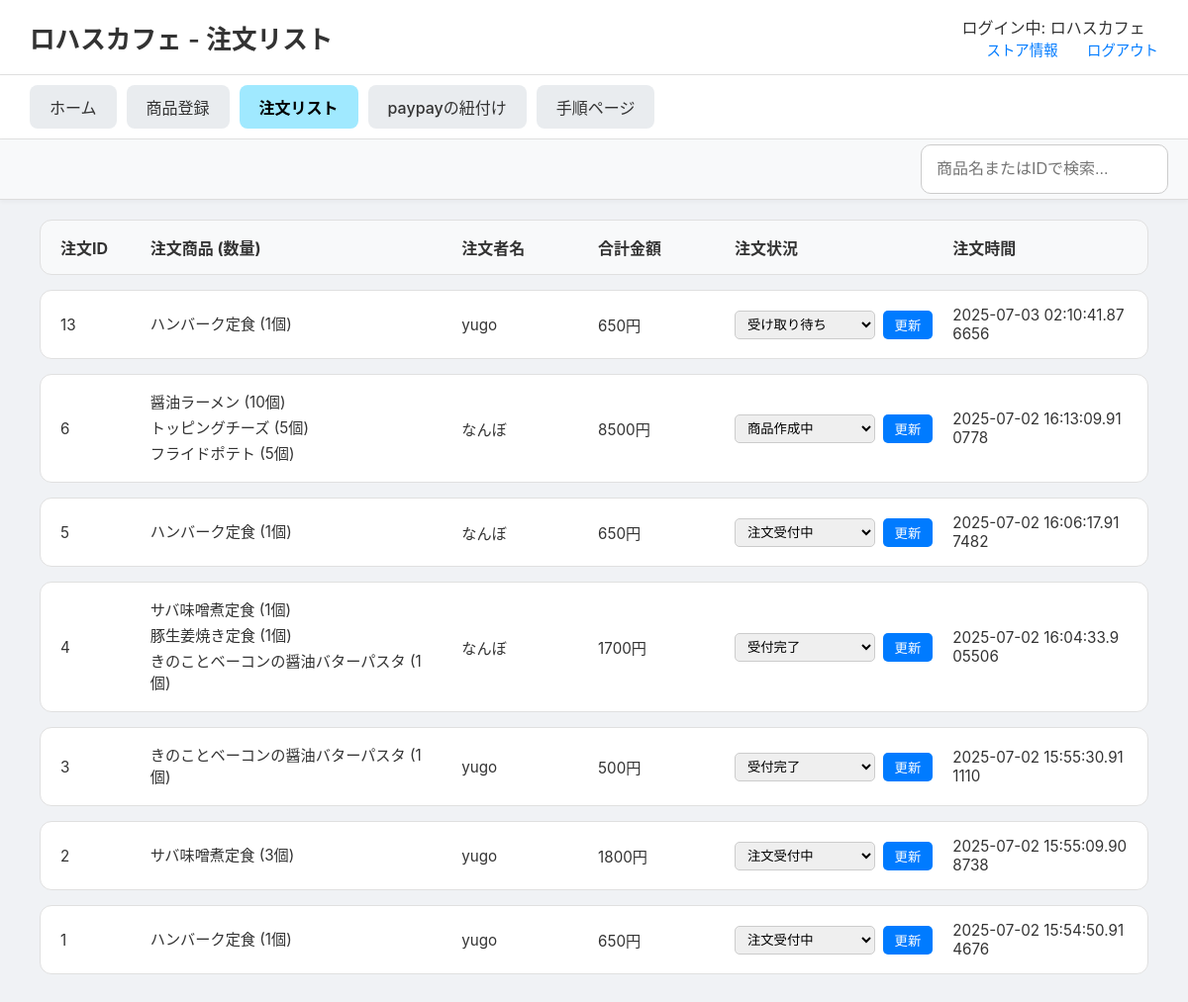
The app's page /stores/order-list (signed in), older data.
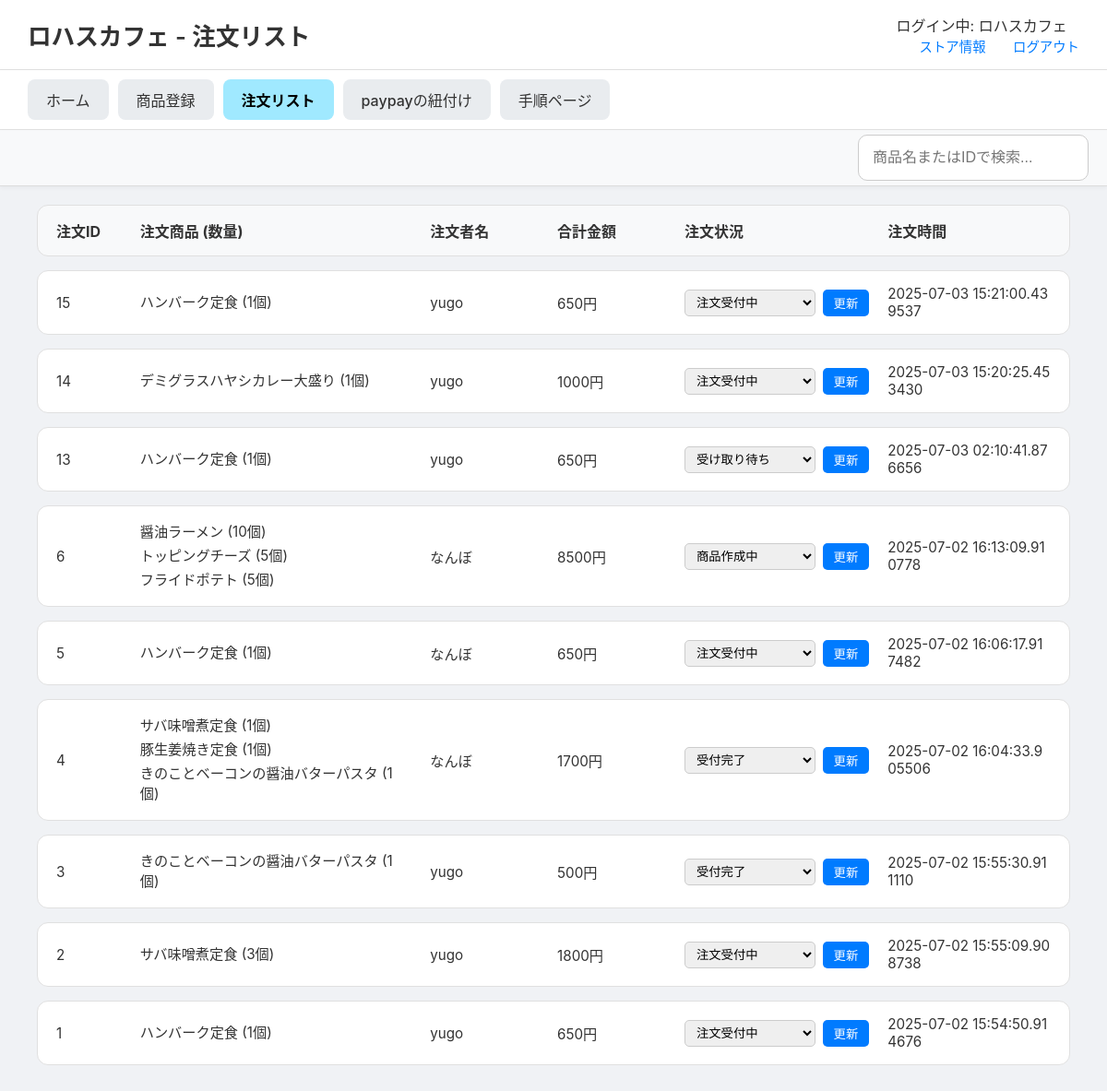
The same page, newer data.
### tables this page shows
CREATE TABLE order_items (
    order_item_id INTEGER PRIMARY KEY AUTOINCREMENT,
    order_id INTEGER NOT NULL,
    menu_id INTEGER NOT NULL,
    quantity INTEGER NOT NULL DEFAULT 1,
    price_at_order INTEGER NOT NULL, 
    FOREIGN KEY (order_id) REFERENCES orders(order_id),
    FOREIGN KEY (menu_id) REFERENCES menus(menu_id)
);

CREATE TABLE menus (
    menu_id INTEGER PRIMARY KEY AUTOINCREMENT,
    store_id INTEGER, -- NOT NULL制約を削除し、NULLを許容
    menu_name TEXT NOT NULL,
    category TEXT NOT NULL,
    price INTEGER NOT NULL,
    soldout INTEGER NOT NULL DEFAULT 0,
    FOREIGN KEY (store_id) REFERENCES store(store_id)
);

CREATE TABLE users_table (
    id INTEGER PRIMARY KEY AUTOINCREMENT,
    u_name TEXT NOT NULL,
    email TEXT UNIQUE NOT NULL,
    password_hash TEXT NOT NULL,
    created_at TIMESTAMP DEFAULT CURRENT_TIMESTAMP
);

CREATE TABLE orders (
    order_id INTEGER PRIMARY KEY AUTOINCREMENT,
    user_id INTEGER NOT NULL,
    store_id INTEGER NOT NULL,
    status TEXT DEFAULT '注文受付中' CHECK (
        status IN (
            '注文受付中', '受付完了', '商品作成中', '作成直前', '受け取り待ち', 'completed', 'canceled'
        )
    ),
    datetime DATETIME NOT NULL,
    payment_method TEXT CHECK (payment_method IN ('PayPay')),
    total_amount INTEGER NOT NULL,
    FOREIGN KEY (user_id) REFERENCES users(user_id),
    FOREIGN KEY (store_id) REFERENCES store(store_id)
);

### routes/stores_detail/stores_detail.py (the view)
@stores_detail_bp.route('/order-list')
def order_list():
    store_id = session.get('store_id')
    store_name = session.get('store_name', 'ゲスト')
    conn = get_db_connection()
    query = """
        SELECT
            o.order_id, o.datetime, o.total_amount, o.status,
            u.u_name, m.menu_name, oi.quantity, oi.price_at_order
        FROM orders AS o
        JOIN order_items AS oi ON o.order_id = oi.order_id
        JOIN menus AS m ON oi.menu_id = m.menu_id
        JOIN users_table AS u ON o.user_id = u.id
        WHERE o.store_id = ?
        ORDER BY o.datetime DESC;
    """
    orders_raw = conn.execute(query, (store_id,)).fetchall()
    conn.close()
    orders_dict = {}
    for row in orders_raw:
        order_id = row['order_id']
        if order_id not in orders_dict:
            orders_dict[order_id] = {
                'id': order_id, 'datetime': row['datetime'], 'status': row['status'],
                'user_name': row['u_name'], 'total_amount': row['total_amount'],
                'items_list': [] # ★★★ キー名を'items'から'items_list'に変更 ★★★
            }
        orders_dict[order_id]['items_list'].append({
            'name': row['menu_name'], 'quantity': row['quantity'], 'price': row['price_at_order']
        })
    orders_list = list(orders_dict.values())
    return render_template('stores_detail/order_list.html', orders=orders_list, store_name=store_name)

### routes/stores_detail/stores_detail.py (called while the page is built)
def get_db_connection():
    db_path = os.path.join(os.path.dirname(__file__), '..', '..', 'app.db')
    conn = sqlite3.connect(db_path)
    conn.row_factory = sqlite3.Row  # 行を辞書形式で取得
    return conn

### templates/stores_detail/order_list.html (shortened to what this page needs)
<!DOCTYPE html>
<html lang="ja">
<head>
    <link rel="stylesheet" href="{{ url_for('static', filename='css/stores_detail.css') }}">
</head>
<body>
    <header class="site-header">
        <h1>{{ store_name }} - 注文リスト</h1>
        <div class="header-links">
            <div class="store-name">ログイン中: {{ store_name if store_name else 'ゲスト' }}</div>
            <a href="{{ url_for('stores_detail.store_info') }}">ストア情報</a>
            <a href="{{ url_for('general.explamation') }}">ログアウト</a>
        </div>
    </header>
    <nav class="main-nav">
        <ul>
            <li><a href="{{ url_for('stores_detail.store_home') }}" >ホーム</a></li>
            <li><a href="{{ url_for('stores_detail.menu_registration') }}">商品登録</a></li>
            <li><a href="{{ url_for('stores_detail.order_list') }}" class="active">注文リスト</a></li>
            <li><a href="{{ url_for('stores_detail.paypay_linking') }}">paypayの紐付け</a></li>
            <li><a href="{{ url_for('stores_detail.procedure') }}">手順ページ</a></li>
        </ul>
    </nav>
    <div class="sub-navigation">
        <input type="search" id="order-search" placeholder="商品名またはIDで検索...">
    </div>
    <main class="main-content">
        <div class="order-list-container">
            <div class="order-header">
                <div>注文ID</div>
                <div>注文商品 (数量)</div>
                <div>注文者名</div>
                <div>合計金額</div>
                <div>注文状況</div>
                <div>注文時間</div>
            </div>
            {% for order in orders %}
            <div class="order-item">
                <div>{{ order.id }}</div>
                <div>
                    <ul>
                    {% for item in order.items_list %}
                        <li>{{ item.name }} ({{ item.quantity }}個)</li>
                    {% endfor %}
                    </ul>
                </div>
                <div>{{ order.user_name }}</div>
                <div>{{ order.total_amount }}円</div>
                <div>
                    <form action="{{ url_for('stores_detail.update_order_status', order_id=order.id) }}" method="post">
                        <select name="status">
                            {% for s in ['注文受付中', '受付完了', '商品作成中', '作成直前', '受け取り待ち'] %}
                                <option value="{{ s }}" {% if order.status == s %}selected{% endif %}>{{ s }}</option>
                            {% endfor %}
                        </select>
                        <button type="submit">更新</button>
                    </form>
                </div>
                <div>{{ order.datetime }}</div>
            </div>
            {% else %}
            <div class="order-item no-orders">
                <p>現在、新しい注文はありません。</p>
            </div>
            {% endfor %}
        </div>
    </main>
</body>
</html>

### static/css/stores_detail.css (style rules this page uses)
body { font-family: -apple-system, BlinkMacSystemFont, "Segoe UI", Roboto, "Hiragino Sans", "Noto Sans CJK JP", "Yu Gothic", sans-serif; margin: 0; background-color: #f0f2f5; color: #333; }
.site-header { display: flex; justify-content: space-between; align-items: center; padding: 15px 30px; background-color: #ffffff; border-bottom: 1px solid #e0e0e0; }
.site-header h1 { font-size: 1.6em; margin: 0; font-weight: 600; }
.header-links a { margin-left: 25px; text-decoration: none; color: #007bff; font-size: 0.9em; font-weight: 500; }
.main-nav { background-color: #ffffff; padding: 10px 30px; border-bottom: 1px solid #e0e0e0; box-shadow: 0 2px 4px rgba(0,0,0,0.05); }
.main-nav ul { display: flex; list-style: none; margin: 0; padding: 0; gap: 10px; }
.main-nav a { display: block; padding: 10px 20px; text-decoration: none; color: #333; background-color: #e9ecef; border-radius: 8px; font-weight: 500; transition: background-color 0.2s; }
.main-nav a.active { background-color: #a0e9ff; color: #000; font-weight: bold; }
.main-content { padding: 20px 40px 40px 40px; }
.order-list-container { display: flex; flex-direction: column; gap: 15px; }
.order-header, .order-item { display: grid; grid-template-columns: 0.6fr 2.5fr 1fr 1fr 1.7fr 1.5fr; gap: 20px; align-items: center; padding: 15px 20px; border: 1px solid #e0e0e0; border-radius: 12px; background-color: #ffffff; }
.order-header { background-color: #f8f9fa; font-weight: bold; color: #333; }
.order-item > div { font-size: 0.95em; color: #333; word-break: break-all; }
.order-item ul { list-style: none; padding: 0; margin: 0; }
.order-item ul li { margin-bottom: 4px; }
.order-item form { display: flex; gap: 8px; align-items: center; }
.order-item select { padding: 5px 8px; border-radius: 5px; border: 1px solid #ccc; flex-grow: 1; }
.order-item button { padding: 5px 12px; border: none; background-color: #007bff; color: white; border-radius: 5px; cursor: pointer; transition: background-color 0.2s ease; }
.sub-navigation { display: flex; justify-content: flex-start; gap: 15px; background-color: #f8f9fa; padding: 5px 20px; border-bottom: 1px solid #ddd; box-shadow: 0 2px 4px rgba(0,0,0,0.04); position: sticky; top: 0; z-index: 1000; }
.sub-navigation input[type="search"] { width: 250px; padding: 15px; font-size: 1.0em; border: 1px solid #ccc; border-radius: 10px; box-sizing: border-box; margin-left: auto; }

Row changes from the older to the newer data that the page shows:
added order_items: id "15", name "ハンバーク定食", quantity "1", user_name "yugo", total_amount "650", status "注文受付中", datetime "2025-07-03 15:21:00.439537"
added order_items: id "14", name "デミグラスハヤシカレー大盛り", quantity "1", user_name "yugo", total_amount "1000", status "注文受付中", datetime "2025-07-03 15:20:25.453430"
